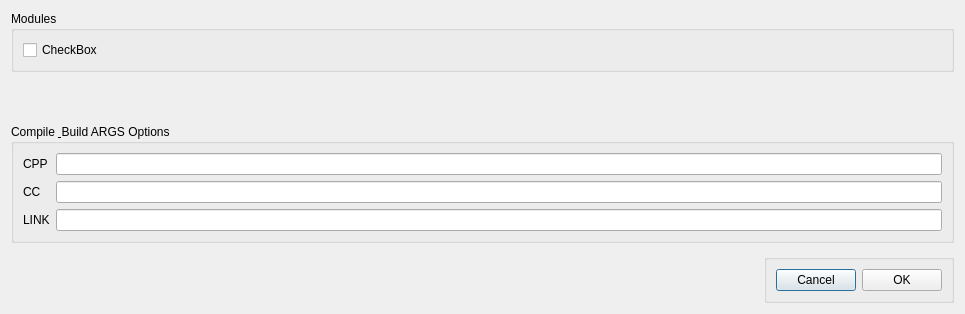
<?xml version="1.0" encoding="UTF-8"?>
<ui version="4.0">
 <class>Dialog</class>
 <widget class="QDialog" name="Dialog">
  <property name="geometry">
   <rect>
    <x>0</x>
    <y>0</y>
    <width>965</width>
    <height>314</height>
   </rect>
  </property>
  <property name="sizePolicy">
   <sizepolicy hsizetype="Maximum" vsizetype="Minimum">
    <horstretch>0</horstretch>
    <verstretch>0</verstretch>
   </sizepolicy>
  </property>
  <property name="windowTitle">
   <string notr="true">Dialog</string>
  </property>
  <layout class="QGridLayout" name="gridLayout_3">
   <item row="0" column="0" colspan="3">
    <widget class="QGroupBox" name="groupBox">
     <property name="sizePolicy">
      <sizepolicy hsizetype="Expanding" vsizetype="Minimum">
       <horstretch>0</horstretch>
       <verstretch>0</verstretch>
      </sizepolicy>
     </property>
     <property name="title">
      <string notr="true">Modules</string>
     </property>
     <layout class="QGridLayout" name="gridLayout">
      <item row="0" column="0">
       <widget class="QCheckBox" name="apagar">
        <property name="text">
         <string notr="true">CheckBox</string>
        </property>
       </widget>
      </item>
     </layout>
    </widget>
   </item>
   <item row="1" column="1">
    <spacer name="verticalSpacer">
     <property name="orientation">
      <enum>Qt::Vertical</enum>
     </property>
     <property name="sizeType">
      <enum>QSizePolicy::MinimumExpanding</enum>
     </property>
     <property name="sizeHint" stdset="0">
      <size>
       <width>20</width>
       <height>2</height>
      </size>
     </property>
    </spacer>
   </item>
   <item row="2" column="0" colspan="3">
    <widget class="QGroupBox" name="groupBoxBuildOptions">
     <property name="sizePolicy">
      <sizepolicy hsizetype="Expanding" vsizetype="Minimum">
       <horstretch>0</horstretch>
       <verstretch>0</verstretch>
      </sizepolicy>
     </property>
     <property name="title">
      <string notr="true">Compile &amp; Build ARGS Options</string>
     </property>
     <layout class="QGridLayout" name="gridLayout_2">
      <item row="0" column="0">
       <widget class="QLabel" name="label">
        <property name="text">
         <string notr="true">CPP</string>
        </property>
       </widget>
      </item>
      <item row="2" column="1">
       <widget class="QLineEdit" name="lineEditLDArg">
        <property name="text">
         <string notr="true"/>
        </property>
       </widget>
      </item>
      <item row="1" column="0">
       <widget class="QLabel" name="label_2">
        <property name="text">
         <string notr="true">CC</string>
        </property>
       </widget>
      </item>
      <item row="1" column="1">
       <widget class="QLineEdit" name="lineEditCCArg">
        <property name="text">
         <string notr="true"/>
        </property>
       </widget>
      </item>
      <item row="2" column="0">
       <widget class="QLabel" name="label_3">
        <property name="text">
         <string notr="true">LINK</string>
        </property>
       </widget>
      </item>
      <item row="0" column="1">
       <widget class="QLineEdit" name="lineEditCPPArg">
        <property name="text">
         <string notr="true"/>
        </property>
       </widget>
      </item>
     </layout>
    </widget>
   </item>
   <item row="3" column="2">
    <spacer name="verticalSpacer_2">
     <property name="orientation">
      <enum>Qt::Vertical</enum>
     </property>
     <property name="sizeType">
      <enum>QSizePolicy::Minimum</enum>
     </property>
     <property name="sizeHint" stdset="0">
      <size>
       <width>20</width>
       <height>5</height>
      </size>
     </property>
    </spacer>
   </item>
   <item row="4" column="0">
    <spacer name="horizontalSpacer">
     <property name="orientation">
      <enum>Qt::Horizontal</enum>
     </property>
     <property name="sizeHint" stdset="0">
      <size>
       <width>722</width>
       <height>20</height>
      </size>
     </property>
    </spacer>
   </item>
   <item row="4" column="2">
    <widget class="QGroupBox" name="groupBox_2">
     <property name="title">
      <string notr="true"/>
     </property>
     <layout class="QHBoxLayout" name="horizontalLayout">
      <item>
       <widget class="QPushButton" name="pushButtonCancel">
        <property name="text">
         <string notr="true">Cancel</string>
        </property>
       </widget>
      </item>
      <item>
       <widget class="QPushButton" name="pushButtonOk">
        <property name="text">
         <string notr="true">OK</string>
        </property>
       </widget>
      </item>
     </layout>
    </widget>
   </item>
  </layout>
 </widget>
 <resources/>
 <connections/>
</ui>
